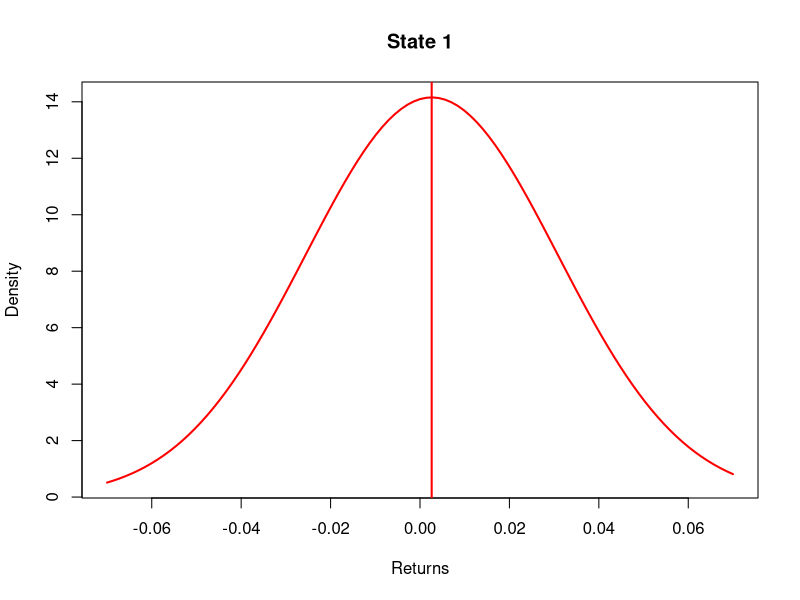
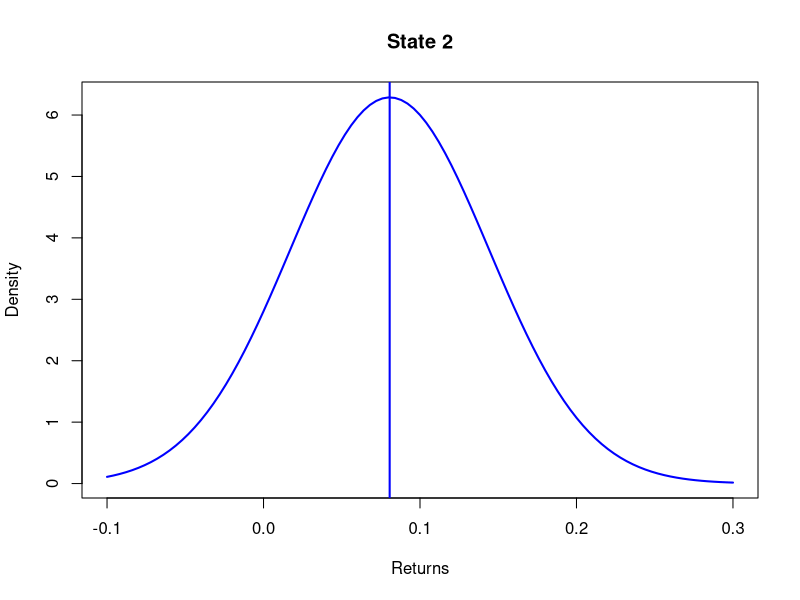
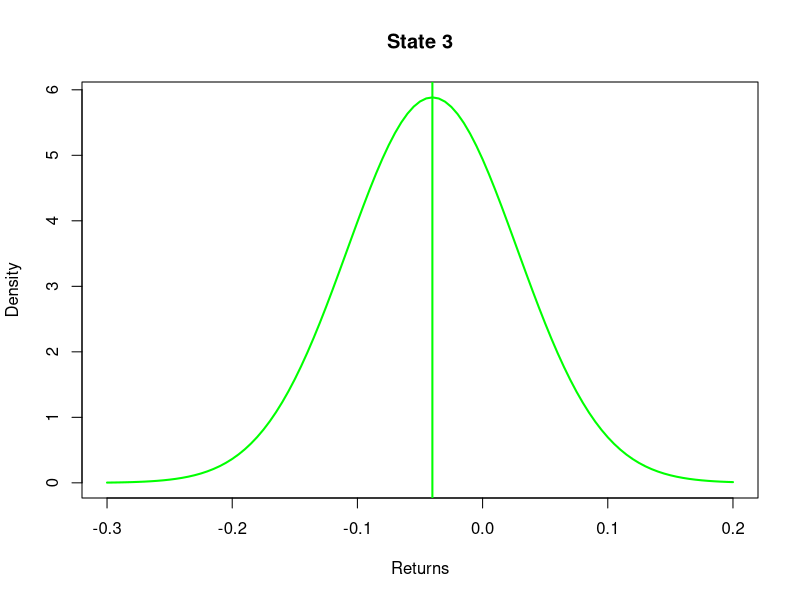

Write R code to recreate these figures, in order.
# "state_return_means": [
#     0.0026145305570155625,
#     0.08061474840437506,
#     -0.04011255846906809
# ],
# "state_return_stds": [
#     0.028182542638737575,
#     0.06345441011950356,
#     0.06780459843745007
# ],


curve(dnorm(x,mean=0.0026145305570155625,sd=0.028182542638737575),
col="red",
lwd=2,
add=FALSE,
xlim=c(-0.07,0.07)
,main="State 1",
xlab="Returns",
ylab="Density"
)
abline(v=0.0026145305570155625,col="red",lwd=2)

curve(dnorm(x,mean=0.08061474840437506,sd=0.06345441011950356),
col="blue",
lwd=2,
add=FALSE,
xlim=c(-0.1,0.3)
,main="State 2",
xlab="Returns",
ylab="Density"
)
abline(v=0.08061474840437506,col="blue",lwd=2)

curve(dnorm(x,mean=-0.04011255846906809,sd=0.0678045984374500),
col="green",
lwd=2,
add=FALSE,
xlim=c(-0.3,0.2)
,main="State 3",
xlab="Returns",
ylab="Density"
)
abline(v=-0.04011255846906809,col="green",lwd=2)
